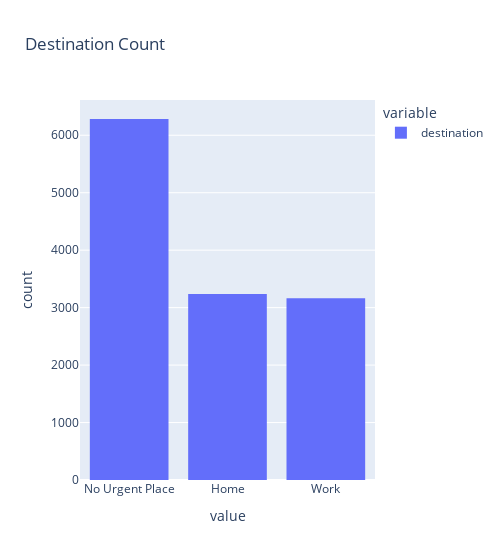

This figure's notebook cell:
### Markdown cell above
## Visualization for categorical features

### Code cell
px.histogram(df["destination"], width=500, title="Destination Count")

### Figure 1 — Plotly figure (JSON) as saved in the notebook; plotly's stock layout.template omitted (floating-point values rounded to 4 significant figures; data arrays with more than 128 entries replaced by an {"elided": "..."} marker saying what was removed)
{"data": [{"alignmentgroup": "True", "bingroup": "x", "hovertemplate": "variable=destination<br>value=%{x}<br>count=%{y}<extra></extra>", "legendgroup": "destination", "marker": {"color": "#636efa", "pattern": {"shape": ""}}, "name": "destination", "offsetgroup": "destination", "orientation": "v", "showlegend": true, "type": "histogram", "x": {"elided": "12684 str values"}, "xaxis": "x", "yaxis": "y"}], "layout": {"barmode": "relative", "legend": {"title": {"text": "variable"}, "tracegroupgap": 0}, "title": {"text": "Destination Count"}, "width": 500, "xaxis": {"anchor": "y", "domain": [0, 1], "title": {"text": "value"}}, "yaxis": {"anchor": "x", "domain": [0, 1], "title": {"text": "count"}}}}
